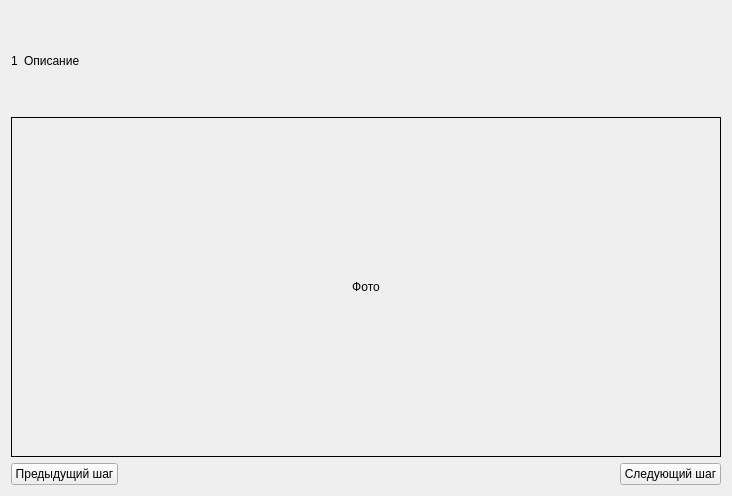
<?xml version="1.0" encoding="UTF-8"?>
<ui version="4.0">
 <class>StepsViewer</class>
 <widget class="QWidget" name="StepsViewer">
  <property name="geometry">
   <rect>
    <x>0</x>
    <y>0</y>
    <width>732</width>
    <height>496</height>
   </rect>
  </property>
  <property name="windowTitle">
   <string>Form</string>
  </property>
  <layout class="QVBoxLayout" name="verticalLayout">
   <item>
    <layout class="QHBoxLayout" name="horizontalLayout_2">
     <item>
      <widget class="QLabel" name="numberLabel">
       <property name="minimumSize">
        <size>
         <width>0</width>
         <height>0</height>
        </size>
       </property>
       <property name="text">
        <string>1</string>
       </property>
       <property name="margin">
        <number>10</number>
       </property>
      </widget>
     </item>
     <item>
      <widget class="QLabel" name="descLabel">
       <property name="sizePolicy">
        <sizepolicy hsizetype="Expanding" vsizetype="Preferred">
         <horstretch>0</horstretch>
         <verstretch>0</verstretch>
        </sizepolicy>
       </property>
       <property name="minimumSize">
        <size>
         <width>0</width>
         <height>100</height>
        </size>
       </property>
       <property name="text">
        <string>Описание</string>
       </property>
      </widget>
     </item>
    </layout>
   </item>
   <item>
    <widget class="QLabel" name="photoLabel">
     <property name="sizePolicy">
      <sizepolicy hsizetype="Preferred" vsizetype="Expanding">
       <horstretch>0</horstretch>
       <verstretch>0</verstretch>
      </sizepolicy>
     </property>
     <property name="frameShape">
      <enum>QFrame::Panel</enum>
     </property>
     <property name="text">
      <string>Фото</string>
     </property>
     <property name="alignment">
      <set>Qt::AlignCenter</set>
     </property>
    </widget>
   </item>
   <item>
    <layout class="QHBoxLayout" name="horizontalLayout">
     <item>
      <widget class="QPushButton" name="prevButton">
       <property name="text">
        <string>Предыдущий шаг</string>
       </property>
      </widget>
     </item>
     <item>
      <spacer name="horizontalSpacer">
       <property name="orientation">
        <enum>Qt::Horizontal</enum>
       </property>
       <property name="sizeHint" stdset="0">
        <size>
         <width>40</width>
         <height>20</height>
        </size>
       </property>
      </spacer>
     </item>
     <item>
      <widget class="QPushButton" name="nextButton">
       <property name="text">
        <string>Следующий шаг</string>
       </property>
      </widget>
     </item>
    </layout>
   </item>
  </layout>
 </widget>
 <resources/>
 <connections/>
</ui>
